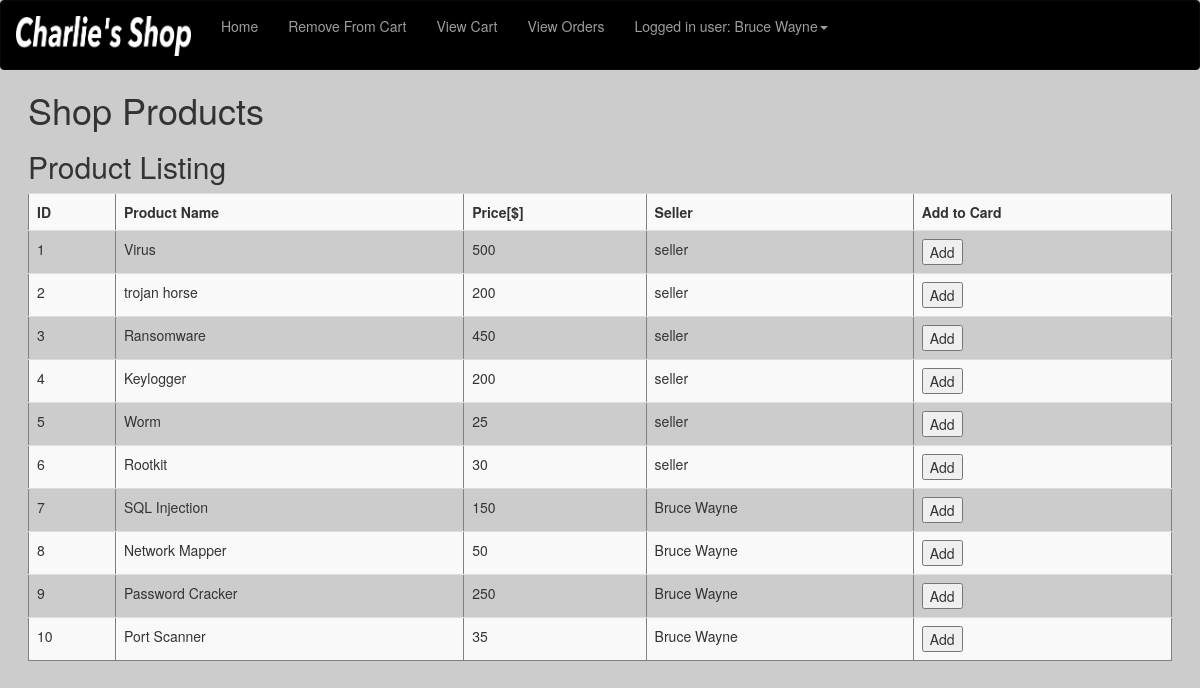
The page /C_shopProduct.php (signed in) on the database its author committed.
### tables this page shows
CREATE TABLE `products` (
  `productID` int(11) NOT NULL,
  `productName` varchar(20) NOT NULL,
  `productPrice` varchar(20) NOT NULL,
  `productSeller` varchar(20) NOT NULL
);

### C_shopProduct.php (the view, shortened to what this page needs)
<?php
include ('connection.php');
?>
<?php
@$db = mysqli_connect($DBHost, $DBUser, $DBPassword, $DBName);
?>
<!DOCTYPE html>
<html>
		 <link rel="stylesheet" href="https://maxcdn.bootstrapcdn.com/bootstrap/3.4.1/css/bootstrap.min.css">
	<link rel="stylesheet" href="Style.css">
    </head>
    <body>
 <nav class="navbar navbar-inverse navbar-custom">
     <ul class="nav navbar-nav">
        	 <a class="navbar-brand" href="C_customerHome.php">
            <img src="images/Logo.png" alt="Logo"><br></a>
        <li>
           <a href="C_customerHome.php ">Home</a>
        </li>
        <li>
			<a href="C_removeCart.php">Remove From Cart</a>
        </li>
         <li>
            <a href="C_ViewCart.php">View Cart</a>
        </li>
		 <li>
            <a href='C_viewOrders.php'>View Orders</a><br>
        </li>
			<li class="dropdown">
            <a class="dropdown-toggle" data-toggle="dropdown" href="#"><?php
			echo "Logged in user: " . $_SESSION['user']['username'] ;
		?><span class="caret"></a>
        </li>
     </ul>
	</nav>
<main>
<h1>Shop Products</h1>
    <?php
		  $sql = 'SELECT * FROM Products';
  $result = mysqli_query($db, $sql);
        if(mysqli_num_rows($result) == 0) echo "<h2>There are Currently no members registered!</h2>";
        else{
            echo "<h2>Product Listing</h2>";
            echo "<table  class='table table-striped' border='1'>";
            echo "<tr><th>ID</th><th>Product Name</th><th>Price[$]</th><th>Seller</th><th>Add to Card</th></tr>";
            while($row = mysqli_fetch_assoc($result)){
                echo "<tr>";
                foreach($row as $value)
                {
                    echo "<td>$value</td>";
                }
       echo "<td><form method='POST'>
                  <input type='hidden' name='product_id' value='$row[productID]'>
				  <input type='hidden' name='product_name' value='$row[productName]'>
				  <input type='hidden' name='product_price' value='$row[productPrice]'>
				  <input type='hidden' name='product_seller' value='$row[productSeller]'>
                  <input type='submit' name='addToCart' value='Add'>
              </form></td>";
        echo "</tr>";
            }
            echo "</table>";
        }
echo "<br>";
    ?>
</main>
    </body>
</html>

### Style.css (style rules this page uses)
.navbar-custom { background-color: black; height: 5em; }
main { margin-inline:2em; }
body { background-color:#cccccc; }
img { align:left; height:2.2em; }

### rows shown on the page
products: productID "1", productName "Virus", productPrice "500", productSeller "seller"
products: productID "2", productName "trojan horse", productPrice "200", productSeller "seller"
products: productID "3", productName "Ransomware", productPrice "450", productSeller "seller"
products: productID "4", productName "Keylogger", productPrice "200", productSeller "seller"
products: productID "5", productName "Worm", productPrice "25", productSeller "seller"
products: productID "6", productName "Rootkit", productPrice "30", productSeller "seller"
products: productID "7", productName "SQL Injection", productPrice "150", productSeller "Bruce Wayne"
products: productID "8", productName "Network Mapper", productPrice "50", productSeller "Bruce Wayne"
products: productID "9", productName "Password Cracker", productPrice "250", productSeller "Bruce Wayne"
products: productID "10", productName "Port Scanner", productPrice "35", productSeller "Bruce Wayne"

### other values the page prints
$_SESSION['user']['username'] "Bruce Wayne"
